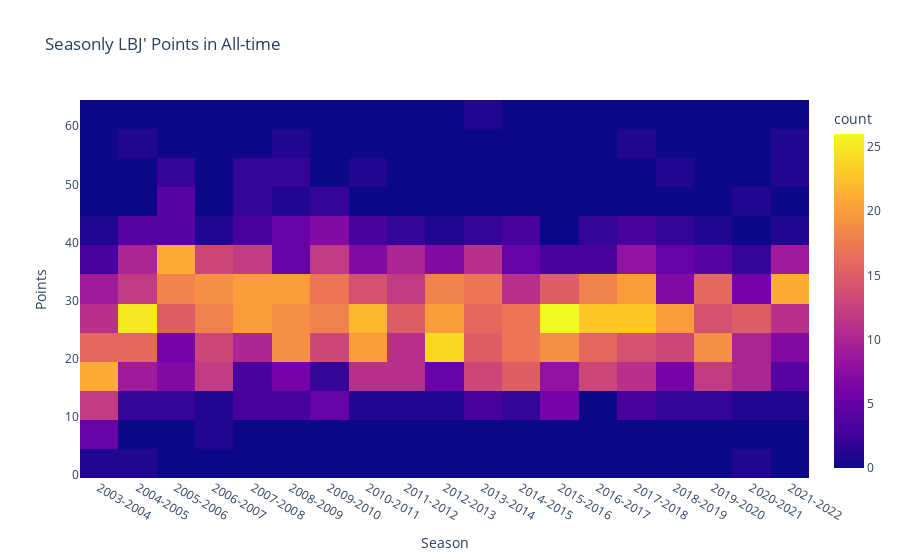

This figure's notebook cell:
### Code cell
fig=px.density_heatmap(df_all,x="Season",y="PTS",title="Seasonly LBJ' Points in All-time")
fig.update_layout(
    xaxis_title="Season",
    yaxis_title="Points")
pio.write_html(fig, file='density_figure.html', auto_open=True)
fig.show()

### Figure 1 — Plotly figure (JSON) as saved in the notebook; plotly's stock layout.template omitted (floating-point values rounded to 4 significant figures; data arrays with more than 128 entries replaced by an {"elided": "..."} marker saying what was removed)
{"data": [{"coloraxis": "coloraxis", "hovertemplate": "Season=%{x}<br>PTS=%{y}<br>count=%{z}<extra></extra>", "name": "", "type": "histogram2d", "x": {"elided": "1374 str values"}, "xaxis": "x", "xbingroup": "x", "y": {"elided": "1374 int values"}, "yaxis": "y", "ybingroup": "y"}], "layout": {"autosize": true, "coloraxis": {"colorbar": {"title": {"text": "count"}}, "colorscale": [[0, "#0d0887"], [0.1111, "#46039f"], [0.2222, "#7201a8"], [0.3333, "#9c179e"], [0.4444, "#bd3786"], [0.5556, "#d8576b"], [0.6667, "#ed7953"], [0.7778, "#fb9f3a"], [0.8889, "#fdca26"], [1, "#f0f921"]]}, "legend": {"tracegroupgap": 0}, "title": {"text": "Seasonly LBJ' Points in All-time"}, "xaxis": {"anchor": "y", "autorange": true, "domain": [0, 1], "range": [-0.5, 18.5], "title": {"text": "Season"}, "type": "category"}, "yaxis": {"anchor": "x", "autorange": true, "domain": [0, 1], "range": [-0.5, 64.5], "title": {"text": "Points"}, "type": "linear"}}}
